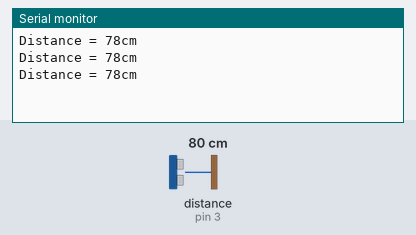
Bench run of a sketch on a simulated Arduino Uno, built with avr-gcc and run on an emulated ATmega328P. Shown: the last lines printed to the serial monitor. Wiring (inferred from the names in the program): ultrasonic range finder: trigger pin 2; echo pin 3. The inputs (shaded band) are chosen by the test bench; at power-on: distance to the obstacle (sensor on pin 3) 80 cm. The echo pulse lasts 58.3 µs per cm.

Above: at 1.3 s.
1.4 s: distance to the obstacle (sensor on pin 3) set to 2 cm
At 1.9 s:
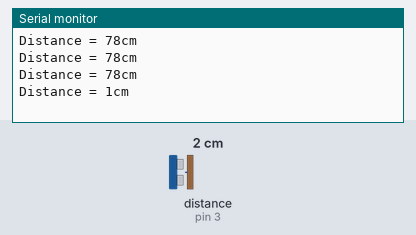
2.9 s: distance to the obstacle (sensor on pin 3) set to 4 cm
At 3.4 s:
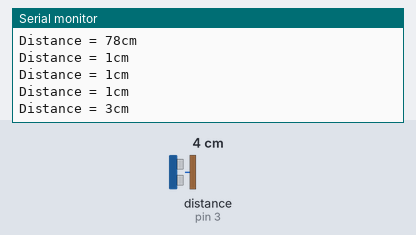
Timing chart, 0 to 5.9 s (numbered marks = the images above; inputs shaded):
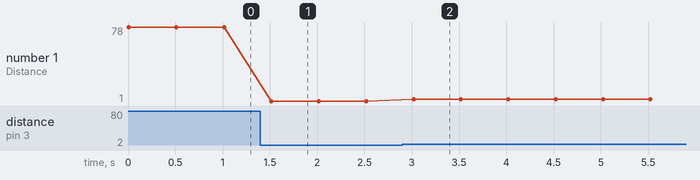

Measured:
- after the input at 1.4 s, the serial monitor: prints a new line after 0.12 s (image 1)
- after the input at 2.9 s, the serial monitor: prints a new line after 0.12 s (image 2)
- plotted number 1: 78 → 1 after the input at 1.4 s, 1 → 3 after the input at 2.9 s

The sketch:

ultrasonic_programming.ino
```cpp
const int trigpin = 2;
const int echopin = 3;

long duration;
int distance;

void setup() {
  pinMode(trigpin, OUTPUT);
  pinMode(echopin, INPUT);

  Serial.begin(9600);
}

void loop() {
  //clears the trigpin condition
  digitalWrite(trigpin, LOW);
  delayMicroseconds(2);
  //sets the trig pin for 10 seconds
  digitalWrite(trigpin, HIGH);
  delayMicroseconds(10);
  digitalWrite(trigpin, LOW);
  //read the echo pin , return the sound waves travel time in micro seconds
  duration = pulseIn(echopin, HIGH);
  // calculating the distance
  distance = duration * 0.034 / 2;// speed of sound is divided by 2
  // displays the distance on serial moniter
  Serial.print("Distance = ");
  Serial.print(distance);
  Serial.print("cm");
  Serial.print("\n");
  delay(500);


}
```
